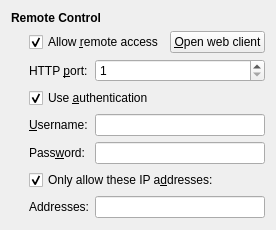
     <widget class="QWidget" name="remoteTab">
      <attribute name="title">
       <string>Remote</string>
      </attribute>
      <layout class="QVBoxLayout" name="remoteTabLayout">
       <item>
        <widget class="QLabel" name="remoteControlSectionLabel">
         <property name="styleSheet">
          <string notr="true">font-weight:bold</string>
         </property>
         <property name="text">
          <string>Remote Control</string>
         </property>
        </widget>
       </item>
       <item>
        <layout class="QGridLayout" name="remoteControlSectionLayout" columnstretch="0,1,0">
         <property name="leftMargin">
          <number>18</number>
         </property>
         <item row="0" column="0" colspan="2">
          <widget class="QCheckBox" name="enableRpcCheck">
           <property name="text">
            <string>Allow &amp;remote access</string>
           </property>
           <property name="checked">
            <bool>true</bool>
           </property>
          </widget>
         </item>
         <item row="0" column="2">
          <widget class="QPushButton" name="openWebClientButton">
           <property name="text">
            <string>&amp;Open web client</string>
           </property>
           <property name="autoDefault">
            <bool>false</bool>
           </property>
          </widget>
         </item>
         <item row="1" column="0">
          <widget class="QLabel" name="rpcPortLabel">
           <property name="text">
            <string>HTTP &amp;port:</string>
           </property>
           <property name="buddy">
            <cstring>rpcPortSpin</cstring>
           </property>
          </widget>
         </item>
         <item row="1" column="1" colspan="2">
          <widget class="QSpinBox" name="rpcPortSpin">
           <property name="minimum">
            <number>1</number>
           </property>
           <property name="maximum">
            <number>65535</number>
           </property>
          </widget>
         </item>
         <item row="2" column="0" colspan="3">
          <widget class="QCheckBox" name="requireRpcAuthCheck">
           <property name="text">
            <string>Use &amp;authentication</string>
           </property>
           <property name="checked">
            <bool>true</bool>
           </property>
          </widget>
         </item>
         <item row="3" column="0">
          <widget class="QLabel" name="rpcUsernameLabel">
           <property name="text">
            <string>&amp;Username:</string>
           </property>
           <property name="buddy">
            <cstring>rpcUsernameEdit</cstring>
           </property>
          </widget>
         </item>
         <item row="3" column="1" colspan="2">
          <widget class="QLineEdit" name="rpcUsernameEdit"/>
         </item>
         <item row="4" column="0">
          <widget class="QLabel" name="rpcPasswordLabel">
           <property name="text">
            <string>Pass&amp;word:</string>
           </property>
           <property name="buddy">
            <cstring>rpcPasswordEdit</cstring>
           </property>
          </widget>
         </item>
         <item row="4" column="1" colspan="2">
          <widget class="QLineEdit" name="rpcPasswordEdit">
           <property name="echoMode">
            <enum>QLineEdit::Password</enum>
           </property>
          </widget>
         </item>
         <item row="5" column="0" colspan="3">
          <widget class="QCheckBox" name="enableRpcWhitelistCheck">
           <property name="text">
            <string>Only allow these IP a&amp;ddresses:</string>
           </property>
           <property name="checked">
            <bool>true</bool>
           </property>
          </widget>
         </item>
         <item row="6" column="0">
          <widget class="QLabel" name="rpcWhitelistLabel">
           <property name="text">
            <string>Addresses:</string>
           </property>
           <property name="buddy">
            <cstring>rpcWhitelistEdit</cstring>
           </property>
          </widget>
         </item>
         <item row="6" column="1" colspan="2">
          <widget class="QLineEdit" name="rpcWhitelistEdit"/>
         </item>
        </layout>
       </item>
       <item>
        <spacer name="remoteTabBottomSpacer">
         <property name="orientation">
          <enum>Qt::Vertical</enum>
         </property>
         <property name="sizeHint" stdset="0">
          <size>
           <width>1</width>
           <height>1</height>
          </size>
         </property>
        </spacer>
       </item>
      </layout>
     </widget>
